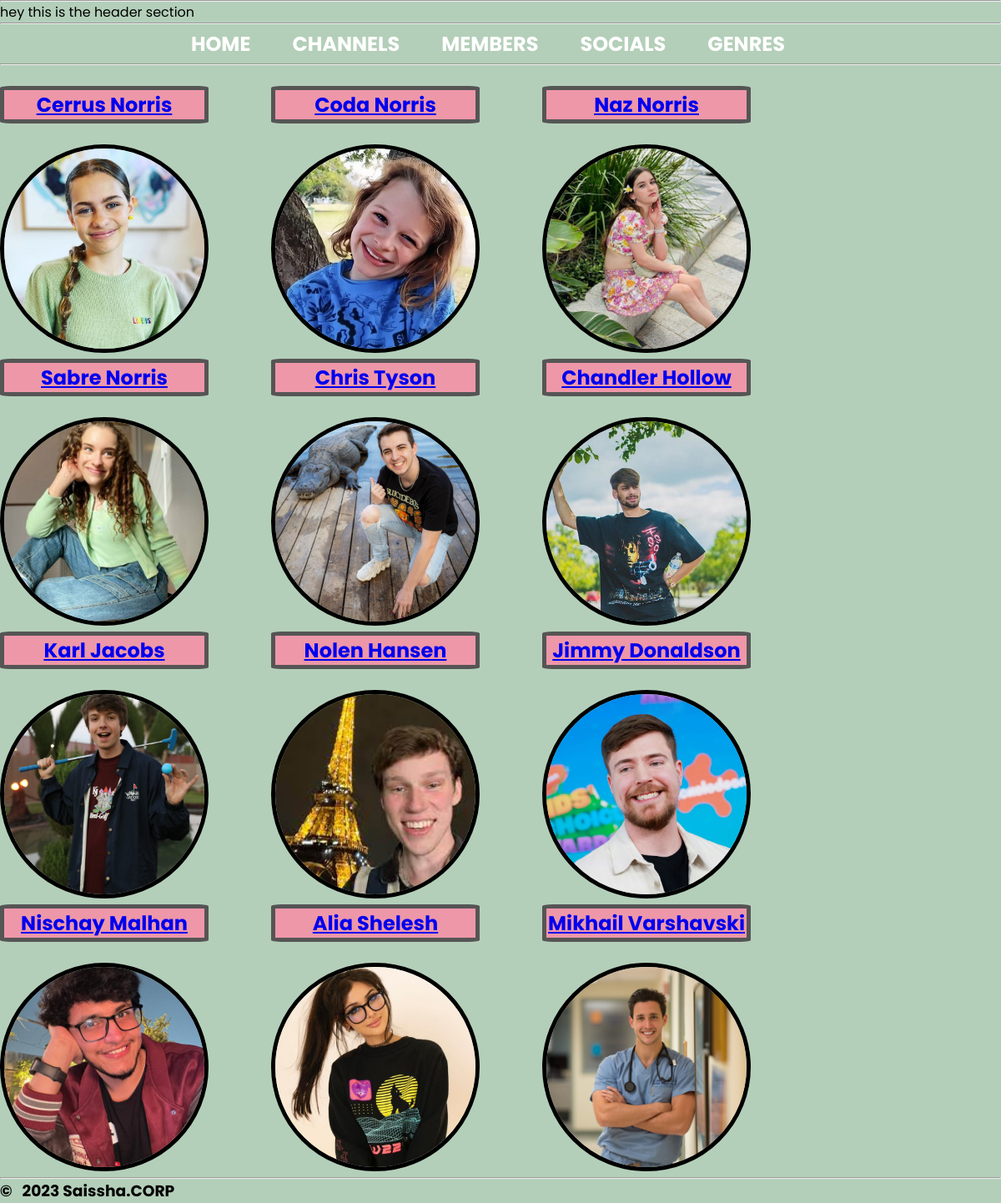
The app's page /all_members with its own data.
### tables this page shows
CREATE TABLE Member (id INTEGER PRIMARY KEY AUTOINCREMENT, name TEXT, nationality TEXT, image TEXT);

### routes.py (the view)
@app.route('/all_members')
def all_members():
    member_names = connect_database("SELECT id, name,\
                                    image FROM Member", None, 1)
    return render_template("all_members.html", member_names=member_names)

### routes.py (called while the page is built)
def connect_database(statement, id, mode):
    conn = sqlite3.connect("channel.db")
    cur = conn.cursor()
    if id != None:
        cur.execute(statement, id)
    else:
        cur.execute(statement)
    if mode == 1:
        results = cur.fetchall()
    else:
        results = cur.fetchone()
    return results

### templates/all_members.html
{% extends 'layout.html'%}
{% block content %}
<br>
<ul>
    {% for item in member_names %}
        <li class="bigspacing"><h2><a href="/member/{{item[0]}}">{{item[1]}}</h2><br><img class="testing" img src="{{item[2]}}"/></a></li>
    {% endfor %}
</ul>
{% endblock %}

### static/css/style.css (style rules this page uses)
* { margin: 0; padding: 0; box-sizing: border-box; font-family: 'Poppins', sans-serif; }
img { width: 250px; height: 250px; object-fit: cover; border-radius: 50%; border: 5px solid #000000; }
body { background-color :#b4cfb9; }
.testing { width: 250px; height: 250px; }
.bigspacing { margin-right: 75px; }
.bigspacing h2 { background-color: #ee97a9; border: 5px solid #555; border-radius: 5%; text-align: center; }
ul { list-style-type: none; overflow: hidden; }
ul li { float: left; }

### records on screen
Member: name "Cerrus Norris", image (picture)
Member: name "Coda Norris", image (picture)
Member: name "Naz Norris", image (picture)
Member: name "Sabre Norris", image (picture)
Member: name "Chris Tyson", image (picture)
Member: name "Chandler Hollow", image (picture)
Member: name "Karl Jacobs", image (picture)
Member: name "Nolen Hansen", image (picture)
Member: name "Jimmy Donaldson", image (picture)
Member: name "Nischay Malhan", image (picture)
Member: name "Alia Shelesh", image (picture)
Member: name "Mikhail Varshavski", image (picture)
